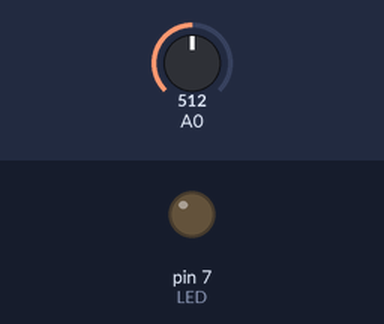
A sketch run on a simulated Arduino Uno, built with avr-gcc and run on an emulated ATmega328P. On the bench: output pins drawn as LEDs (lit = HIGH). The inputs (shaded band) are chosen by the test bench; at power-on: A0 = 512.

Above: at 0.8 s.
0.9 s: A0 set to 593
2.4 s: A0 set to 615
At 3.1 s:
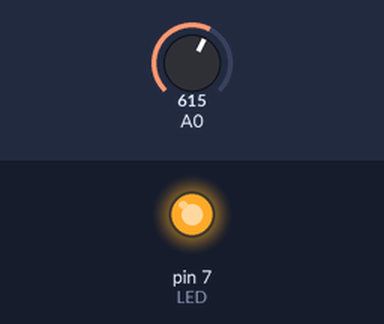
3.9 s: A0 set to 590
At 4.3 s:
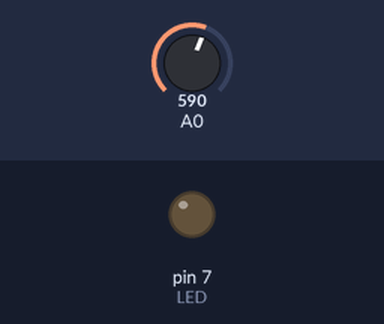
5.4 s: A0 set to 610
At 6.6 s:
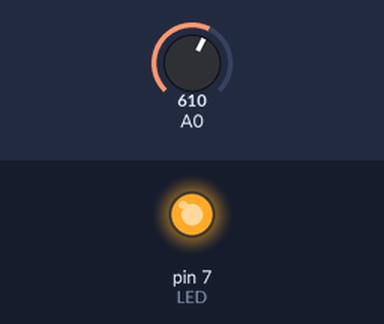
Timing chart, 0 to 7.9 s (numbered marks = the images above; inputs shaded):
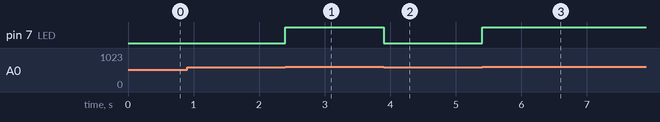

The sketch:

ADC.ino
```cpp
#include <Arduino.h>
#include <avr/io.h>
#include <util/delay.h>
int ADC_fonksiyon(void);

int main(void)
{

    DDRD |=(1<<PIND7);//LED
    ADCSRA |=(1<<ADEN) ;//ENABLE AKTİF.
    ADCSRA |=(1<<ADPS0) | (1<<ADPS1) | (1<<ADPS2);//128 PRESCALER .16 000 000/50 000=320 ;16 000 000/200 000=80  80 ile 320 arası olmalı.
    ADMUX |=(1<<REFS0); //voltaj referans seçimi.
    ADMUX |= 0x00;// 0000  A0 pini.

while(1)
{
 int deger= ADC_fonksiyon();

 if(deger>600)
 PORTD |=(1<<PIND7);
 else
  PORTD &=~(1<<PIND7);


}


}

int ADC_fonksiyon()
{
     ADCSRA |=(1<<ADSC);//DÖNÜŞÜM BAŞLADI.
     while(ADCSRA & (1<<ADSC));//0 OLDUĞUNDA DÖNÜŞÜM BİTER.
     return ADCW;//10 bit.ADCH+ADCL

}
```

Measured:
- the behaviour switches between 600 and 601 on A0 (found by bisection; images 0 and 1)
- after the input at 0.9 s, every drawn part: stays the same
- after the input at 2.4 s, pin 7 (LED): LOW → HIGH at once
- after the input at 3.9 s, pin 7 (LED): HIGH → LOW at once
- after the input at 5.4 s, pin 7 (LED): LOW → HIGH at once
